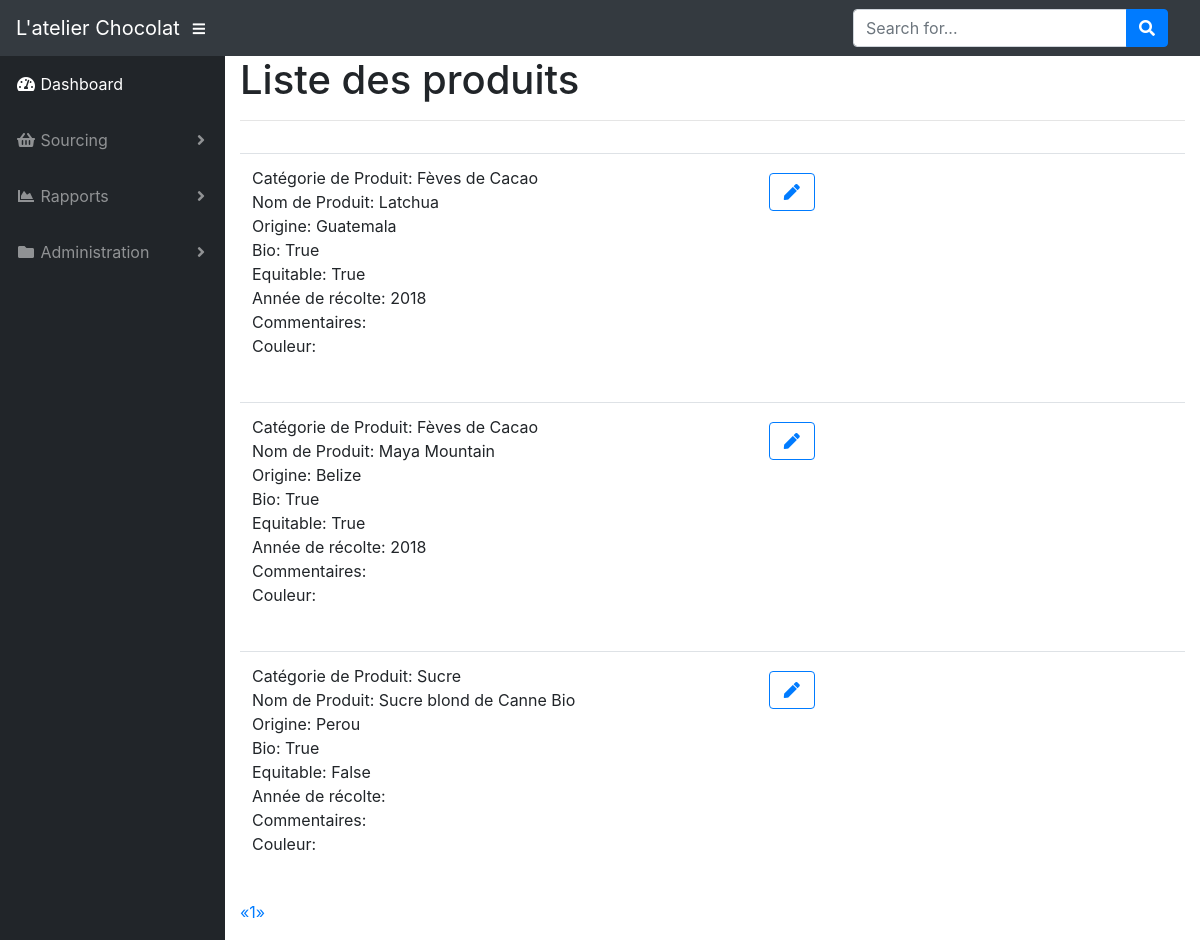
The page /list_of_products (signed in) on the database its author committed.
### app/models.py (models this page shows, shortened)
class Product(db.Model):
    id = db.Column(db.Integer, primary_key=True)
    name = db.Column(db.String(4), index=True, unique=True)
    origin = db.Column(db.String(32), index=True)
    organic = db.Column(db.Boolean())
    fair_trade = db.Column(db.Boolean())
    crop = db.Column(db.Integer)
    comment = db.Column(db.Text())
    colour = db.Column(db.String(16))
    product_family_id = db.Column(db.Integer, db.ForeignKey('product_family.id'))
    production_items = db.relationship('ProductionItem', backref='product_production_item', lazy='dynamic')

class ProductFamily(db.Model):
    id = db.Column(db.Integer, primary_key=True)
    name = db.Column(db.String(64), index=True, unique=True)
    icon = db.Column(db.String(32))
    products = db.relationship('Product', backref='product_product', lazy='dynamic')
    production_items = db.relationship('ProductionItem', backref='product_family_production_item', lazy='dynamic')

### app/products/routes.py (the view)
@bp.route('/list_of_products')
@login_required
def list_of_products():
    page = request.args.get('page', 1, type=int)
    pagination = Product.query.order_by(Product.name.asc()).paginate(page, current_app.config['PRODUCTS_PER_PAGE'],
                                                                     False)
    products = pagination.items
    return render_template('products/list_of_products.html', title='List des produits', products=products,
                           pagination=pagination)

### app/models.py (called while the page is built)
@login.user_loader
def load_user(id):
    return User.query.get(int(id))

### app/templates/products/list_of_products.html
{% extends "base.html" %}
{% import 'bootstrap/wtf.html' as wtf %}
{% import "_macros.html" as macros %}
{% block app_content %}
    <h1>Liste des produits</h1>
    <hr>
    <table class="table table-hover">
        <tr>
            <div class="row">
                <div class="col-sm-6">
                    <div class="pagination">
                        {% for product in products %}
                            {% include 'products/_product.html' %}
                        {% endfor %}
                        {{ macros.pagination_widget(pagination, 'products.list_of_products') }}
                    </div>
                </div>
            </div>
        </tr>
    </table>
{% endblock %}

### app/templates/products/_product.html
<table class="table table-hover">
    <tr>
        <td>
            <div class="row">
                <div class="col-sm-6">
                    <p>Catégorie de Produit: {{ product.product_product.name }}<br>
                    Nom de Produit: {{ product.name }}<br>
                    Origine: {{ product.origin }}<br>
                    Bio: {{ product.organic }}<br>
                    Equitable: {{ product.fair_trade }}<br>
                    Année de récolte: {{ product.crop }}<br>
                    Commentaires: {{ product.comment }}<br>
                    Couleur: <span style="background-color: {{ product.colour }};">&nbsp;&nbsp;&nbsp;&nbsp;&nbsp;&nbsp;&nbsp;&nbsp;&nbsp;&nbsp;</span></p>
                </div>
                <div class="col-sm-2">
                    <div class="btn btn-block">
                        <a href="{{ url_for('products.edit_product', id=product.id) }}"><button class="btn btn-outline-primary"><i class="fas fa-fw fa-pen"></i></button></a>
                    </div>
                </div>
            </div>
        </td>
    </tr>
</table>

### rows shown on the page
Product: product_product.name "Fèves de Cacao", name "Latchua", origin "Guatemala", organic "True", fair_trade "True", crop "2018"
Product: product_product.name "Fèves de Cacao", name "Maya Mountain", origin "Belize", organic "True", fair_trade "True", crop "2018"
Product: product_product.name "Sucre", name "Sucre blond de Canne Bio", origin "Perou", organic "True", fair_trade "False"

### other values the page prints
{{ p }} "1"
